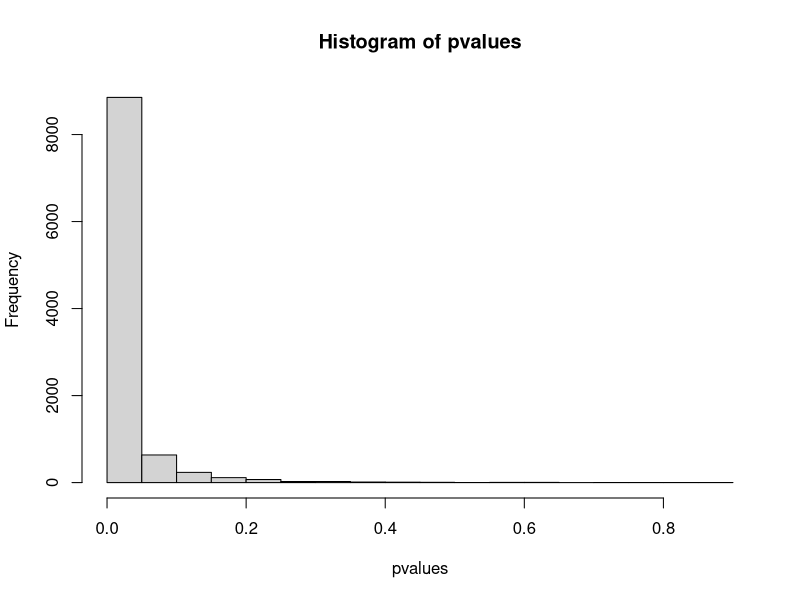
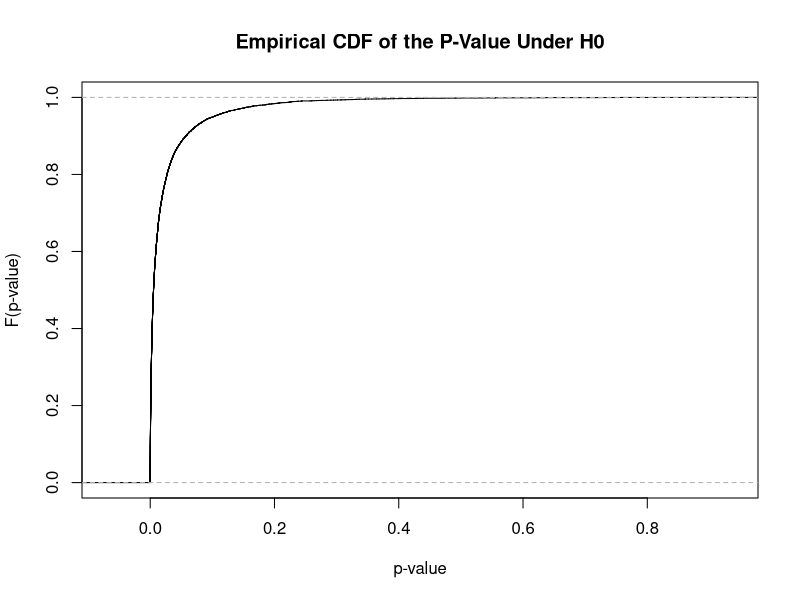
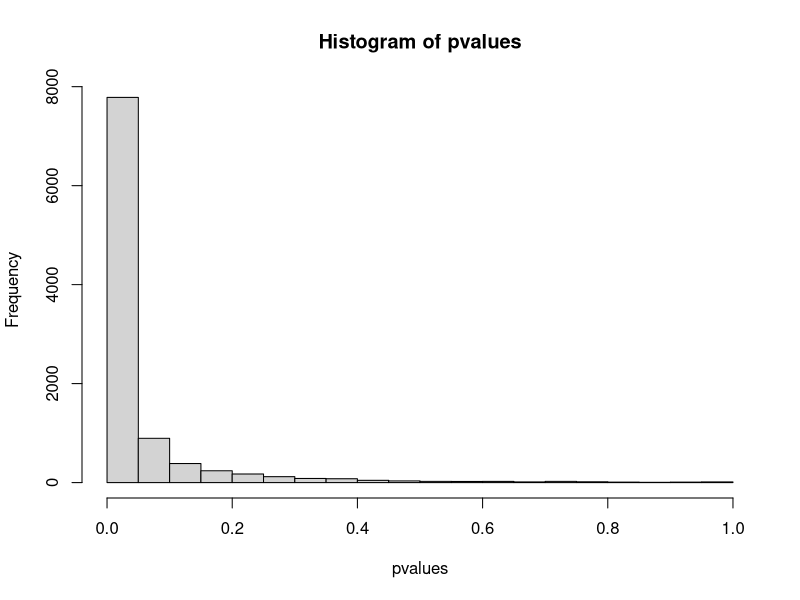
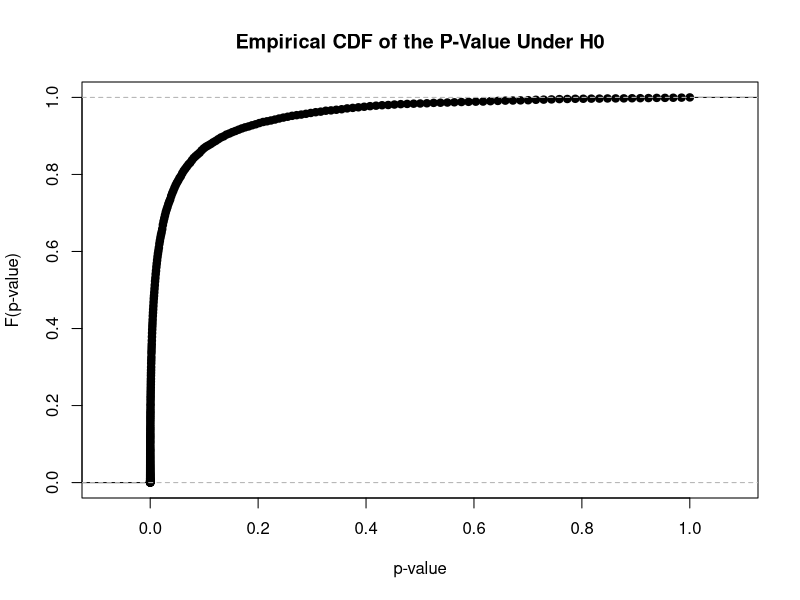

These charts were generated, in order, by the following R code:
## ---- chunk 1
#t.test
#{r assumptions violated ha true}
pvalues <- numeric(length = 10000)

nG <- 25# fill in your value of nG
d = 0.5
for (i in 1:length(pvalues)){
  set.seed(i)  # notice that the seed changes every time inside the for loop
  # you could also set a single seed outside the for loop
  
  # Create the vectors x and y
  x <- rnorm(nG) # finish this line
  y <- c(rnorm(22,mean=d,sd = sqrt(0.19)),rnorm(3, mean = 3+d, sd = sqrt(0.19))) # finish this line

  # Perform the t-test and get the p-value
  pvalues[i] <- t.test(x = x, y = y, alternative= "two.sided")$p.value # finish this line
    
}

# histogram of the p-values under H0
hist(pvalues)

plot(ecdf(pvalues),
     xlab = "p-value",
     ylab = "F(p-value)",
     main = "Empirical CDF of the P-Value Under H0")

mean(pvalues <= 0.05)



## ---- chunk 2
#Mann-Whitney
#{r assumptions violated ha true}
pvalues <- numeric(length = 10000)

nG <- 25# fill in your value of nG
d = 0.5
for (i in 1:length(pvalues)){
  set.seed(i)  # notice that the seed changes every time inside the for loop
  # you could also set a single seed outside the for loop
  
  # Create the vectors x and y
  x <- rnorm(nG) # finish this line
  y <- c(rnorm(22,mean=d,sd = sqrt(0.19)),rnorm(3, mean = 3+d, sd = sqrt(0.19))) # finish this line

  # Perform the t-test and get the p-value
  pvalues[i] <- wilcox.test(x = x, y = y, alternative= "two.sided")$p.value # finish this line
    
}

# histogram of the p-values under H0
hist(pvalues)

plot(ecdf(pvalues),
     xlab = "p-value",
     ylab = "F(p-value)",
     main = "Empirical CDF of the P-Value Under H0")

mean(pvalues <= 0.05)
